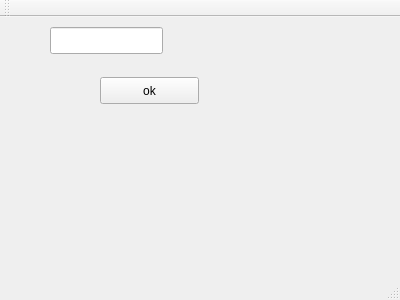
<?xml version="1.0" encoding="UTF-8"?>
<ui version="4.0">
 <class>MainWindow</class>
 <widget class="QMainWindow" name="MainWindow">
  <property name="geometry">
   <rect>
    <x>0</x>
    <y>0</y>
    <width>400</width>
    <height>300</height>
   </rect>
  </property>
  <property name="windowTitle">
   <string>MainWindow</string>
  </property>
  <widget class="QWidget" name="centralWidget">
   <widget class="QLineEdit" name="lineEdit">
    <property name="geometry">
     <rect>
      <x>50</x>
      <y>10</y>
      <width>113</width>
      <height>27</height>
     </rect>
    </property>
   </widget>
   <widget class="QPushButton" name="pushButton">
    <property name="geometry">
     <rect>
      <x>100</x>
      <y>60</y>
      <width>99</width>
      <height>27</height>
     </rect>
    </property>
    <property name="text">
     <string>ok</string>
    </property>
   </widget>
  </widget>
  <widget class="QMenuBar" name="menuBar">
   <property name="geometry">
    <rect>
     <x>0</x>
     <y>0</y>
     <width>400</width>
     <height>25</height>
    </rect>
   </property>
  </widget>
  <widget class="QToolBar" name="mainToolBar">
   <attribute name="toolBarArea">
    <enum>TopToolBarArea</enum>
   </attribute>
   <attribute name="toolBarBreak">
    <bool>false</bool>
   </attribute>
  </widget>
  <widget class="QStatusBar" name="statusBar"/>
 </widget>
 <layoutdefault spacing="6" margin="11"/>
 <resources/>
 <connections/>
</ui>
